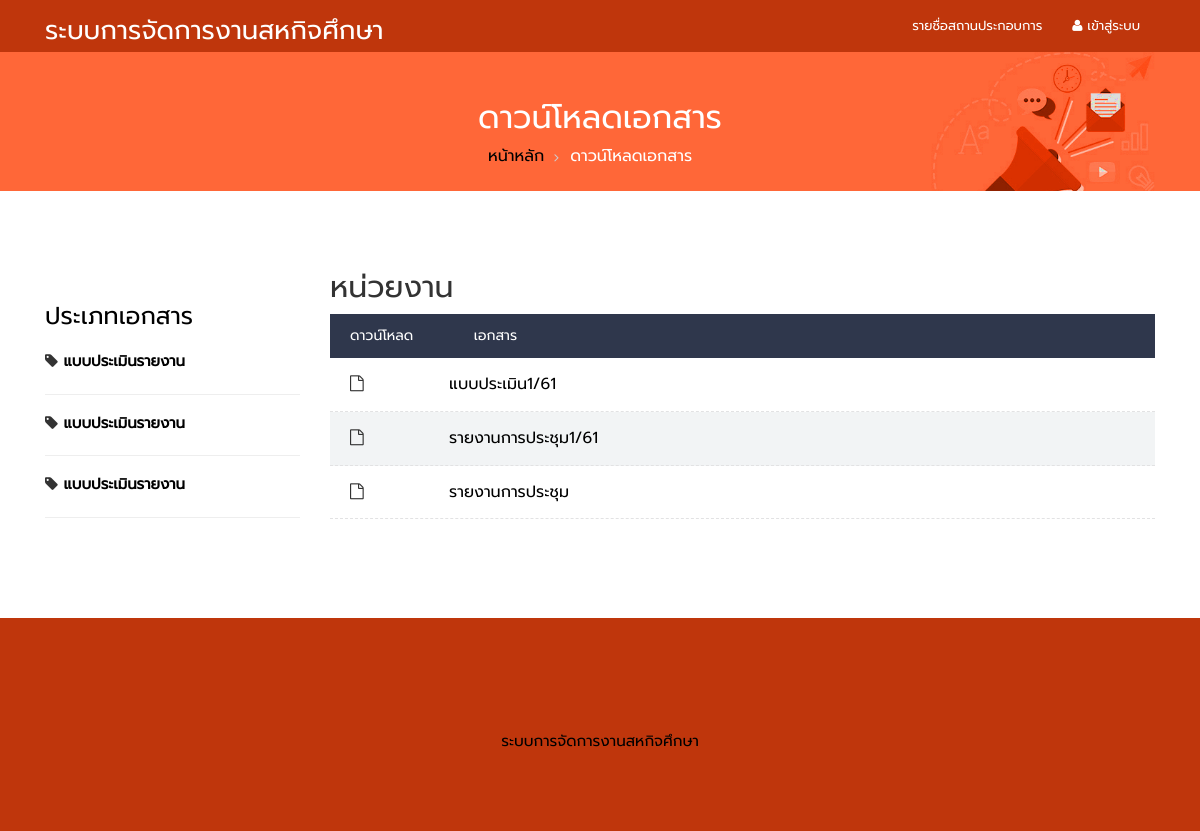
/register_job/document.php, run on the app's committed database.
### tables this page shows
CREATE TABLE `document` (
  `doc_id` int(5) unsigned zerofill NOT NULL auto_increment,
  `doc_date` date NOT NULL,
  `dep_id` varchar(3) NOT NULL,
  `tdoc_id` varchar(10) NOT NULL,
  `doc_name` varchar(200) NOT NULL,
  `doc_file` varchar(100) NOT NULL,
  PRIMARY KEY  (`doc_id`)
);

CREATE TABLE `type_doc` (
  `tdoc_id` int(11) NOT NULL auto_increment,
  `tdoc_name` varchar(255) NOT NULL,
  `tdoc_status` varchar(1) NOT NULL,
  PRIMARY KEY  (`tdoc_id`)
);

### register_job/document.php (the view, shortened to what this page needs)
<?
	include "admin/connectDb.php";
	$conn = mysqli_connect($serverName,$userName,$userPassword,$dbName);
	mysqli_set_charset($conn, "utf8");
?>
<!DOCTYPE HTML>
<html>
<head>
<link href="css/bootstrap-3.1.1.min.css" rel='stylesheet' type='text/css' />
<link href="css/style.css" rel='stylesheet' type='text/css' />
<link rel="stylesheet" href="css/jquery.countdown.css" />
<link href="css/font-awesome.css" rel="stylesheet">
<link href="css/fontcss.css" rel='stylesheet' type='text/css' />
</head>
<body>
<? include 'menu.php'; ?>
  <div class="courses_banner">
  	<div class="container">
  		<h3>ดาวน์โหลดเอกสาร</h3>
  		<div class="breadcrumb1">
            <ul>
                <li class="icon6"><a href="index.php">หน้าหลัก</a></li>
                <li class="current-page">ดาวน์โหลดเอกสาร</li>
            </ul>
        </div>
        <br>
  	</div>
  </div>
	<div class="courses_box1">
	   <div class="container">
	   	  <div class="col-md-3">
	      <ul class="posts">
	      	<h3>ประเภทเอกสาร</h3>
            <?
			  $strSQL_doct = "SELECT * FROM document
			  	inner join type_doc on type_doc.tdoc_id = document.tdoc_id
				where document.dep_id = '".$_GET[dep_id]."' order by type_doc.tdoc_id ASC ";
			  $stmt_doct  = mysqli_query($conn,$strSQL_doct);
			  while($row_doct = mysqli_fetch_array($stmt_doct)){
			?>
			<li>
				<article class="entry-item">
					<div class="entry-content">
						<h6><i class="fa fa-tag"></i> <a href="document.php?dep_id=<?=$row_doct[dep_id];?>&tdoc_id=<?=$row_doct[tdoc_id];?>"><?=$row_doct[tdoc_name];?></a></h6>
					</div>
				</article>
                <hr>
			</li>
            <? } ?>
         </ul>
		</div>
		<div class="col-md-9">
        <?
		  $strSQL_dep = "SELECT * FROM department where dep_id = '".$_GET[dep_id]."' ";
		  $stmt_dep  = mysqli_query($conn,$strSQL_dep);
		  $row_dep = mysqli_fetch_array($stmt_dep);
		?>
        <h2>หน่วยงาน<?=$row_dep[dep_name];?></h2>
			<div class="course_list">
                <div class="table-header clearfix">
                	<div class="id_col">ดาวน์โหลด</div>
                	<div class="name_col">เอกสาร</div>
    			</div>
                <ul class="table-list">
				  <?
                    $strSQL_doc = "SELECT * FROM document
						inner join type_doc on type_doc.tdoc_id = document.tdoc_id
						where document.dep_id = '".$_GET[dep_id]."' $ss order by type_doc.tdoc_id ASC ";
                    $stmt_doc  = mysqli_query($conn,$strSQL_doc);
                    while($row_doc = mysqli_fetch_array($stmt_doc)){
                  ?>
	       			<li class="clearfix">
    					<div class="id_col"><i class="fa fa-file-o"></i></div>
        				<div class="name_col"><a href="<?=$row_doc[doc_file];?>" target="_blank"><?=$row_doc[doc_name];?></a></div>
    				</li>
		 		<? } ?>
              </ul>
		 </div>
       </div>
	   </div>
	</div>
    <div class="footer">
    	<? include 'footer.php'; ?>
    </div>
<link href="css/flexslider.css" rel='stylesheet' type='text/css' />
</body>
</html>

### register_job/css/style.css (style rules this page uses)
h4, h5, h6, h1, h2, h3 { margin-top: 0; }
ul, ol { margin: 0; }
html, body { font-family: 'Prompt', sans-serif; font-size: 100%; background:#fff; }
body a { transition:0.5s all; -webkit-transition:0.5s all; -moz-transition:0.5s all; -o-transition:0.5s all; -ms-transition:0.5s all; }
.footer { background:#bf360c; padding:5em 0; }
.breadcrumb1 ul { padding:0; margin:0; list-style:none; }
.breadcrumb1 li { position: relative; margin-right: 10px; padding-right: 10px; display: inline-block; color:#fff; }
.breadcrumb1 li.current-page:after { display:none; }
.breadcrumb1 li a { display:inline-block; color:#000; }
.breadcrumb1 li:after { content: '\f105'; font: normal normal normal 13px/1 "FontAwesome"; display: block; position: absolute; left: 100%; top:6px; color: #cecfd2; }
.courses_banner h3 { color:#fff; font-size:2em; text-transform:uppercase; }
.courses_banner { background: url(../images/6.jpg)no-repeat center top; background-size: cover; -webkit-background-size: cover; -moz-background-size: cover; -o-background-size: cover; min-height:50px; text-align: center; padding: 3em 0 0 0; }
.table-header { background-color:#2f374c; }
.course_list .table-header > div { float: left; padding: 15px 20px; color: #ffffff; font-size: 14px; line-height: 1; }
.table-header > div.id_col { width: 15%; text-transform: uppercase; }
.table-header > div.name_col { width: 42%; }
.courses_box1 { padding: 5em 0; }
.course_list .table-list { margin: 0; padding: 0; }
.course_list .table-list li { float: none; margin: 0; list-style: none; border-bottom: 1px dashed #e2e2e3; background-color: #ffffff; }
.course_list .table-list li > div.id_col { width: 12%; text-transform: uppercase; }
.course_list .table-list li > div { float: left; padding: 15px 20px; }
.course_list .table-list li > div.name_col { width: 52%; }
.course_list .table-list li:nth-child(even) { background-color: #f2f4f5; }
.course_list .table-list li .name_col a { color: #000; }
ul.posts { padding:0; margin:2em 0 0 0; list-style:none; }
ul.posts h3 { font-size:1.5em; color:#000; margin-bottom:1em; }
ul.posts li { margin-bottom:1em; }
.entry-content { overflow: hidden; }
.entry-content h6 { font-weight:600; font-size: 15px; margin-bottom:4px; }
.entry-content h6 a { color:#000; }
figure, figcaption, img, h2, p, i, .person-social { -webkit-transition: all .5s; transition: all .5s; }

### data on the page
document: tdoc.tdoc_name "แบบประเมินรายงาน", doc_name "แบบประเมิน1/61"
document: tdoc.tdoc_name "แบบประเมินรายงาน", doc_name "รายงานการประชุม1/61"
document: tdoc.tdoc_name "แบบประเมินรายงาน", doc_name "รายงานการประชุม"
